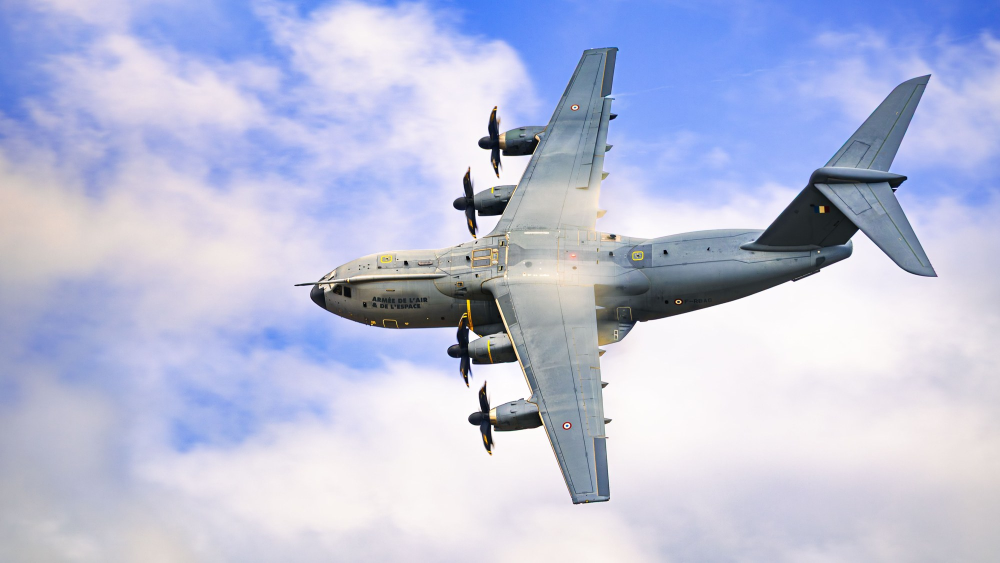
#> input picture videos/capital-curioso-israel/assets/img/avion_carga.jpg, 2000 x 1125 px (shown at 1/2 size)
$ python -i render.py   (imports and definitions only)
#> lines starting #> are read from the running program, lines starting #| are printed output that depends on the picture
"""Renderiza el video vertical 9:16 "¿SE ACABÓ EL DINERO DE EE.UU. PARA ISRAEL?"
para Capital Curioso, cuadro a cuadro con PIL, y lo une con la mezcla de audio.

Uso:
    python3 render.py                 # video completo -> salida/capital_curioso_israel.mp4
    python3 render.py --preview 12.5  # guarda un PNG del cuadro en t=12.5 s
    python3 render.py --from 40 --to 50  # renderiza solo un tramo (pruebas)
"""
import argparse
import json
import math
import os
import subprocess
import sys
from functools import lru_cache
from multiprocessing import Pool

import numpy as np
from PIL import Image, ImageDraw, ImageFilter, ImageFont

import timeline as TL

HERE = os.path.dirname(os.path.abspath(__file__))
A = lambda *p: os.path.join(HERE, "assets", *p)  # noqa: E731
W, H = 1080, 1920
FPS = TL.FPS

NAVY = (11, 31, 58)
NAVY2 = (18, 46, 84)
RED = (214, 40, 40)
WHITE = (255, 255, 255)
BLACK = (0, 0, 0)
PAPER = (232, 221, 196)
INK = (40, 34, 28)
GOLD = (232, 182, 54)


# ----------------------------------------------------------------- utilidades
def clamp(x, a=0.0, b=1.0):
    return a if x < a else b if x > b else x


def prog(t, a, b):
    return clamp((t - a) / (b - a)) if b > a else float(t >= a)


def ease_out(x):
    return 1 - (1 - x) ** 3


def ease_in_out(x):
    return 3 * x * x - 2 * x * x * x


def ease_out_expo(x):
    return 1 if x >= 1 else 1 - 2 ** (-10 * x)


def back_out(x, s=1.9):
    x -= 1
    return x * x * ((s + 1) * x + s) + 1


# [5 lines left out: function pop, not called in this run]


@lru_cache(None)
def font(name, size):
    return ImageFont.truetype(A("fonts", name + ".ttf"), size)


def fmt_int(v):
    return f"{int(v):,}".replace(",", ".")


# ------------------------------------------------------------------ imágenes
# [81 lines left out: functions photo, cover_base, kb, paste, put, txt, not called in this run]


def text_w(text, fname, size):
    f = font(fname, size)
    return f.getlength(text)


# [48 lines left out: functions words_line, rrect, rounded_photo, circle_photo, not called in this run]


circle_photo = lru_cache(None)(circle_photo)


# --------------------------------------------------------------- texturas
# [263 lines left out: functions grain_layers, vignette, grad, navy_board, paper, lupa and 10 more, not called in this run]


_POLA = {}


# [38 lines left out: functions red_string, headline, chip, not called in this run]


_CHIP = {}


# [107 lines left out: functions clock, world_polys, draw_map, map_to_screen, load_chunks, not called in this run]


CHUNKS = None


def is_kw(word):
    w = word.lower().strip("¿?¡!.,")
    return w in TL.KEYWORDS


# [630 lines left out: functions draw_subs, sc_gancho_contador, glow_layer, sc_gancho_banderas, scissors, sc_trump and 29 more, not called in this run]


CIERRE_DIR = os.path.join(HERE, "salida", "cierre_frames")


# [15 lines left out: functions extract_cierre, sc_cierre, not called in this run]


SCENE_FN = {name: globals()["sc_" + name] for _, _, name in TL.SCENES}


# ------------------------------------------------------------- composición
# [6 lines left out: function hit_amount, not called in this run]


def render_frame(i):
    t = i / FPS
    for a, b, name in TL.SCENES:
        if a <= t < b:
            break
    lt, dur = t - a, b - a
    f = SCENE_FN[name](t, lt, dur)
    if name != "cierre":
        # golpe de zoom al entrar en cada escena
        if lt < 0.2 and a > 0:
            z = 1 + 0.06 * (1 - ease_out(lt / 0.2))
            cw, ch = W / z, H / z
            f = f.resize((W, H), Image.BILINEAR, box=((W - cw) / 2, (H - ch) / 2, (W + cw) / 2, (H + ch) / 2))
        draw_subs(f, t)
        # marca de agua
        if name != "encuesta":
            put(f, brand_tag(), 190, 110, alpha=0.92)
        f.alpha_composite(vignette())
        f.alpha_composite(grain_layers()[(i // 3) % 6])
        # transición con lupa
        for tt in TL.LUPA_TRANSITIONS:
            if tt - 0.18 <= t < tt + 0.22:
                p = (t - (tt - 0.18)) / 0.4
                fl = 1 - abs(p - 0.45) / 0.45
                if fl > 0:
                    wl = Image.new("RGBA", (W, H), (255, 255, 255, int(150 * fl)))
                    f.alpha_composite(wl)
                put(f, lupa(420), -300 + (W + 600) * p, H * 0.45 - 200 + 400 * p, angle=-20 + 40 * p)
        # golpe: sacudida + flash + aberración cromática
        h = hit_amount(t)
        if h > 0.02:
            rng = np.random.default_rng(i)
            dx, dy = (rng.random(2) - 0.5) * 2 * 22 * h
            arr = np.array(f.convert("RGB"))
            sh = int(10 * h)
            if sh:
                arr[:, :, 0] = np.roll(arr[:, :, 0], sh, axis=1)
                arr[:, :, 2] = np.roll(arr[:, :, 2], -sh, axis=1)
            f = Image.fromarray(arr).convert("RGBA")
            g = Image.new("RGBA", (W, H), NAVY + (255,))
            g.alpha_composite(f, dest=(0, 0))
            f = g.transform((W, H), Image.AFFINE, (1, 0, -dx, 0, 1, -dy), Image.BILINEAR, fillcolor=NAVY)
            if h > 0.5:
                f.alpha_composite(Image.new("RGBA", (W, H), (255, 255, 255, int(110 * (h - 0.5) * 2))))
    # fundido de entrada
    if t < 0.15:
        f.alpha_composite(Image.new("RGBA", (W, H), (0, 0, 0, int(255 * (1 - t / 0.15)))))
    return f.convert("RGB").tobytes()


# [8 lines left out: function brand_tag, not called in this run]


def init_worker():
    global CHUNKS
    CHUNKS = load_chunks()


# [41 lines left out: function main, not called in this run]


# [2 lines not run here, left out]

>>> import cv2
>>> picture = cv2.imread('assets/img/avion_carga.jpg', cv2.IMREAD_GRAYSCALE)
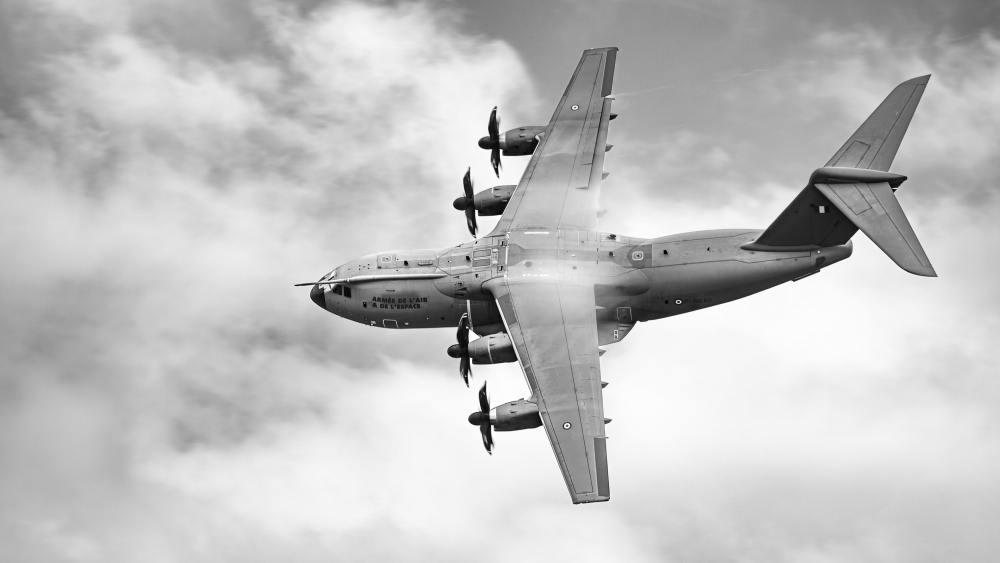
#> picture: shape (1125, 2000) (shown at 1/2 size); min 0, max 255, mean 193.2
>>> result = render_frame(picture)
#> (the run stopped early here; a loop or call above may not have finished)
